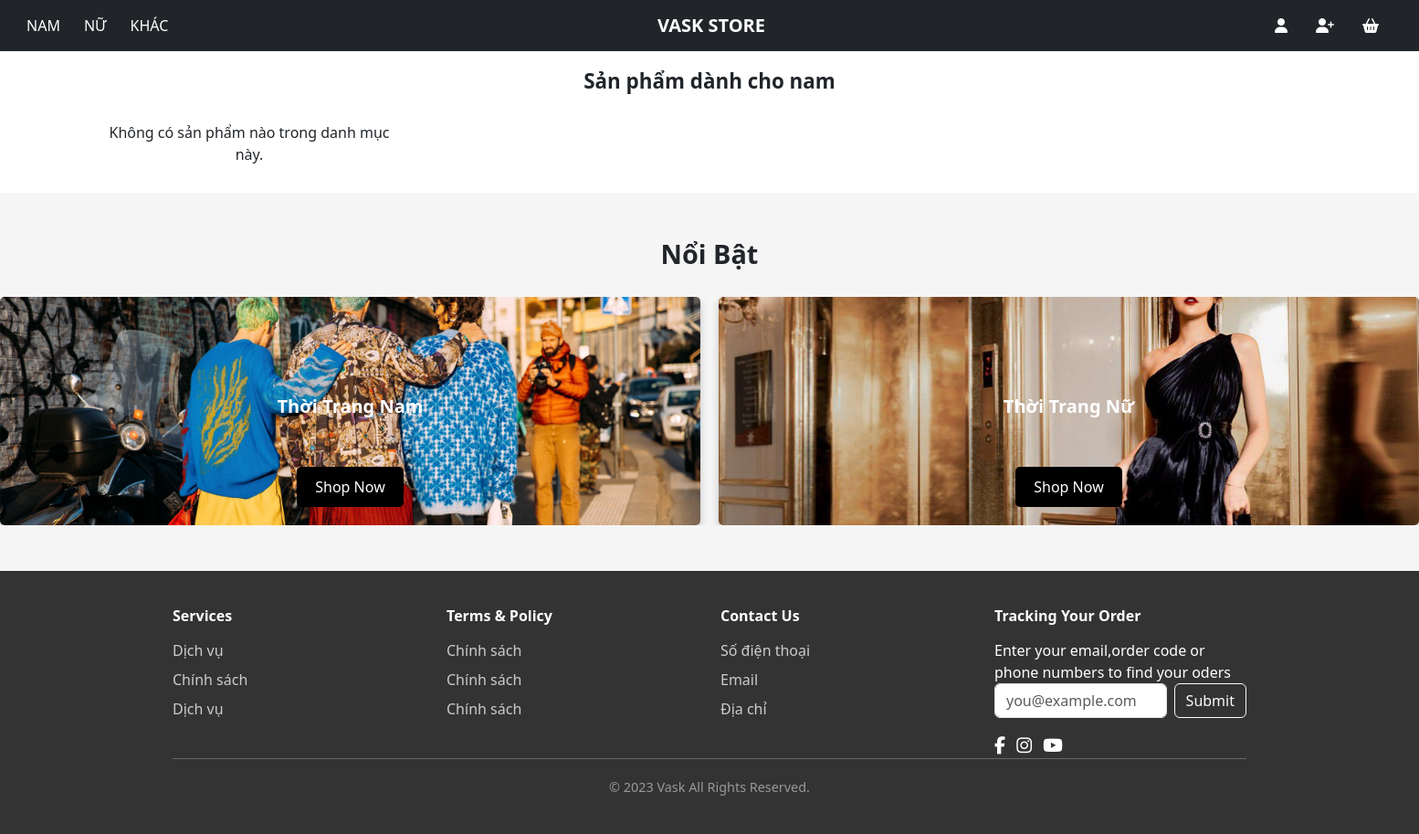
Page /index.php?act=nam on the earlier database version.
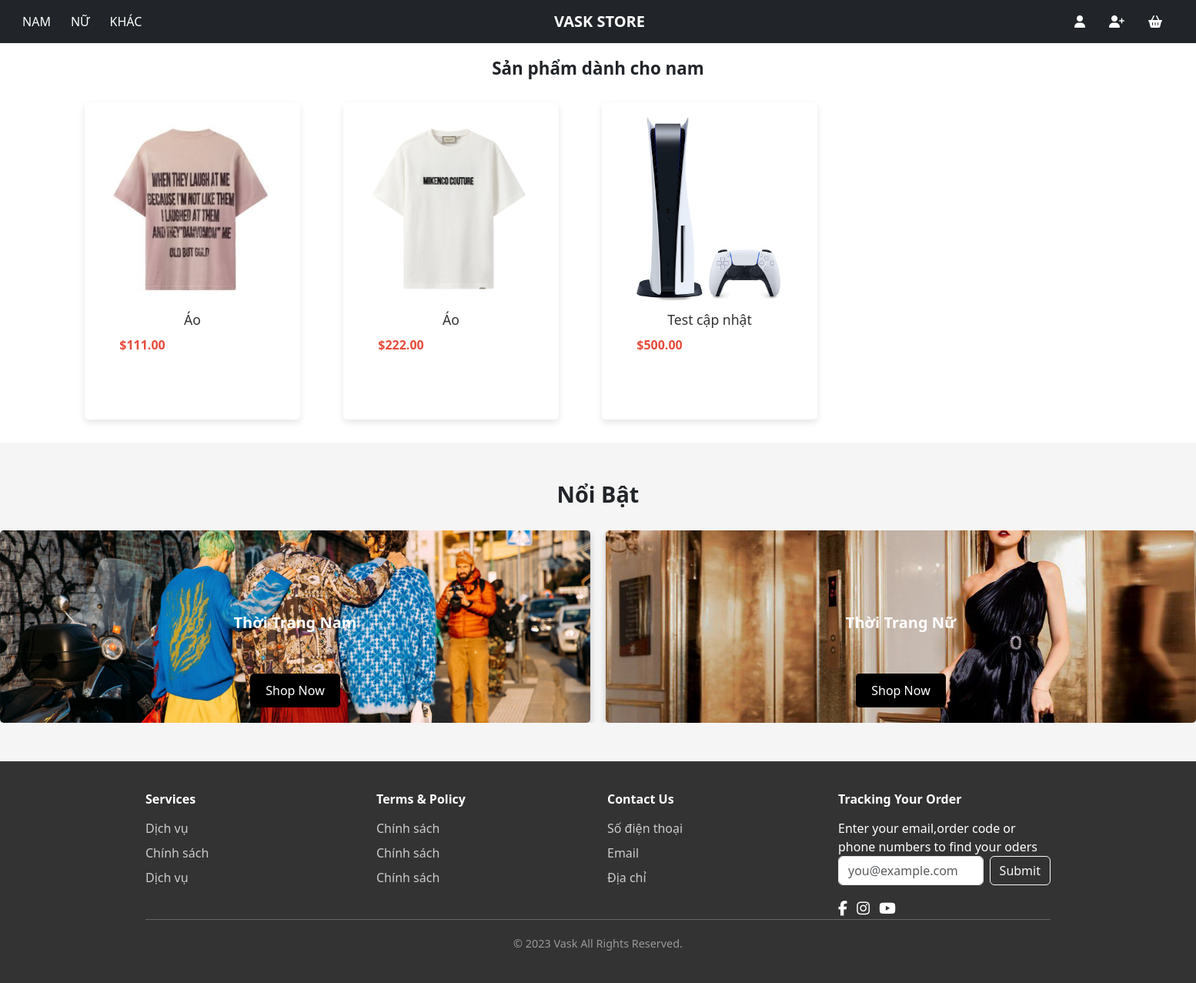
Same page on the later database version.
### tables this page shows
CREATE TABLE `san_pham` (
  `id_san_pham` int NOT NULL,
  `ten_san_pham` varchar(255) NOT NULL,
  `hinh` varchar(255) DEFAULT NULL,
  `mo_ta` varchar(255) DEFAULT NULL,
  `gia` varchar(255) NOT NULL,
  `id_danh_muc` int NOT NULL
);

### models/config.php (called while the page is built, shortened)
<?php
function pdo_get_connection(){
    $dburl = "mysql:host=localhost;dbname=duan;charset=utf8mb4";
    $username = 'root';
    $password = '';
    $conn = new PDO($dburl, $username, $password);
    $conn->setAttribute(PDO::ATTR_ERRMODE, PDO::ERRMODE_EXCEPTION);
    return $conn;
}
function pdo_query($sql){
    $sql_args = array_slice(func_get_args(), 1);
    try{
        $conn = pdo_get_connection();
        $stmt = $conn->prepare($sql);
        $stmt->execute($sql_args);
        $rows = $stmt->fetchAll();
        return $rows;
    }
    catch(PDOException $e){
        throw $e;
    }
    finally{
        unset($conn);
    }
}

### models/sanpham.php (called while the page is built, shortened)
<?php
function loadall_san_pham($kyw="", $id_danh_muc=0){
    $sql = "SELECT * FROM san_pham WHERE 1";
    if($id_danh_muc > 0) {
        $sql .= " AND id_danh_muc = '$id_danh_muc'";
    }
    $sql .= " ORDER BY id_san_pham DESC";
    $listsan_pham = pdo_query($sql);
    return $listsan_pham;
}
?>

### views/nam.php (the view)
<main>
    <section class="related-products">
        <h2>Sản phẩm dành cho nam</h2>
        <div class="product-grid">
            <?php
                include 'models/sanpham.php';
                $img_path = "images/";
                $id_danh_muc = 1;
                $products = loadall_san_pham("", $id_danh_muc);
                if (!empty($products)) {
                    foreach ($products as $product) {
                        extract($product);
                        $hinh_full_path = $img_path . $hinh;
                        $linksp = "index.php?act=chitietsp&id_san_pham=" . $id_san_pham;
                        echo '
                            <div class="product-item">
                                <img src="' . $hinh_full_path . '" alt="' . htmlspecialchars($ten_san_pham) . '">
                                <h3><a href="' . $linksp . '">' . htmlspecialchars($ten_san_pham) . '</a></h3>
                                <p class="price">$' . number_format($gia, 2) . '</p>
                            </div>
                        ';
                    }
                } else {
                    echo "<p>Không có sản phẩm nào trong danh mục này.</p>";
                }
            ?>
        </div>
    </section>
    <section class="new-arrival">
        <h2>Nổi Bật</h2>
        <div class="collections">
            <div class="collection-item man">
                <h3>Thời Trang Nam</h3>
                <button><a href="index.php?act=nam">Shop Now</a></button>
            </div>
            <div class="collection-item woman">
                <h3>Thời Trang Nữ</h3>
                <button><a href="index.php?act=nu">Shop Now</a></button>
            </div>
        </div>
    </section>
</main>

### views/header.php (shortened to what this page needs)
<!DOCTYPE html>
<html lang="en">
<head>
    <link rel="stylesheet" href="path/to/font-awesome/css/font-awesome.min.css">
    <link rel="stylesheet" href="https://cdnjs.cloudflare.com/ajax/libs/font-awesome/6.0.0-beta3/css/all.min.css">
    <link href="https://cdn.jsdelivr.net/npm/bootstrap@5.3.0-alpha1/dist/css/bootstrap.min.css" rel="stylesheet">
    <link href="https://cdn.jsdelivr.net/npm/bootstrap@5.3.3/dist/css/bootstrap.min.css" rel="stylesheet">
    <link href="https://cdn.jsdelivr.net/npm/tailwindcss@2.2.19/dist/tailwind.min.css" rel="stylesheet">
    <link rel="stylesheet" href="views/css/style.css">
    <link rel="stylesheet" href="views/css/htsp.css">
</head>
<body>
<nav class="navbar navbar-expand-lg navbar-dark bg-dark">
    <div class="container">
        <div class="collapse navbar-collapse" id="navbarNav">
            <ul class="navbar-nav me-auto">
                <li class="nav-item">
                    <a class="nav-link" href="index.php?act=nam">NAM</a>
                </li>
                <li class="nav-item">
                    <a class="nav-link" href="index.php?act=nu">NỮ</a>
                </li>
                <li class="nav-item">
                    <a class="nav-link" href="index.php?act=top">KHÁC</a>
                </li>
            </ul>
            <a class="navbar-brand titleshop" href="index.php">VASK STORE</a>
            <ul class="navbar-nav">
                <?php if (isset($_SESSION['ten_dang_nhap'])): ?>
                    <?php extract($_SESSION['ten_dang_nhap']); ?>
                    <li class="nav-item">
                        <a class="nav-link">Xin chào, <span style="color: red; text-transform: uppercase; font-weight: bold;"><?= $ten_dang_nhap; ?></span></a>
                    </li>
                    <li class="nav-item">
                        <a class="nav-link" href="index.php?act=mybill"><i class="fas fa-receipt"></i> Đơn hàng</a>
                    </li>
                    <?php if ($role == 1): ?>
                        <li class="nav-item">
                            <a class="nav-link" href="admin/index.php"><i class="fas fa-user-shield"></i> Admin</a>
                        </li>
                    <?php endif; ?>
                    <li class="nav-item">
                        <a class="nav-link" href="index.php?act=thoat"><i class="fas fa-sign-out-alt"></i> Đăng xuất</a>
                    </li>
                <?php else: ?>
                    <li class="nav-item">
                        <a class="nav-link" href="index.php?act=dangnhap"><i class="fas fa-user"></i></a>
                    </li>
                    <li class="nav-item">
                        <a class="nav-link" href="index.php?act=dangky"><i class="fas fa-user-plus"></i></a>
                    </li>
                <?php endif; ?>
                <li class="nav-item">
                    <a class="nav-link" href="#"><i class="fas fa-shopping-basket"></i></a>
                </li>
            </ul>
        </div>
    </div>
</nav>

### index.php (shortened to what this page needs)
<?php
include "models/config.php";
include "views/header.php";
if (isset($_GET['act']) && $_GET['act'] != "") {
    $act = $_GET['act'];
    switch ($act) {
            case 'nam':
                include "views/nam.php";
                break;
    }
} else {
    include "views/home.php";
}
include "views/footer.php";
?>

### views/footer.php (shortened to what this page needs)
<footer class="footer">
    <div class="container">
        <div class="row">
            <div class="col-md-3">
                <h5>Services</h5>
                <ul class="list-unstyled">
                    <li><a href="#">Dịch vụ</a></li>
                    <li><a href="#">Chính sách</a></li>
                    <li><a href="#">Dịch vụ</a></li>
                </ul>
            </div>
            <div class="col-md-3">
                <h5>Terms & Policy</h5>
                <ul class="list-unstyled">
                    <li><a href="#">Chính sách</a></li>
                    <li><a href="#">Chính sách</a></li>
                    <li><a href="#">Chính sách</a></li>
                </ul>
            </div>
            <div class="col-md-3">
                <h5>Contact Us</h5>
                <ul class="list-unstyled">
                    <li><a href="#">Số điện thoại</a></li>
                    <li><a href="#">Email</a></li>
                    <li><a href="#">Địa chỉ</a></li>
                </ul>
            </div>
            <div class="col-md-3">
                <h5>Tracking Your Order</h5>
                <p>Enter your email,order code or phone numbers to find your oders</p>
                <form class="d-flex">
                    <input type="email" class="form-control me-2" placeholder="you@example.com">
                    <button class="btn btn-outline-light">Submit</button>
                </form>
                <div class="social-icons mt-3">
                    <a href="#" class="text-white me-2"><i class="fa fa-facebook"></i></a>
                    <a href="#" class="text-white me-2"><i class="fa fa-instagram"></i></a>
                    <a href="#" class="text-white"><i class="fa fa-youtube"></i></a>
                </div>
            </div>
        </div>
        <hr>
        <div class="text-center">
            <p>&copy; 2023 Vask All Rights Reserved.</p>
        </div>
    </div>
</footer>
</body>
</html>

### views/css/style.css (style rules this page uses)
.navbar-brand { font-weight: bold; font-size: 24px; margin-right: 50px; }
.navbar-nav .nav-link { color: white !important; }
.titleshop { font-size: 20px; font-weight: bold; margin-right: 550px; margin-left: 450px; }
.footer { background-color: #333; color: white; padding: 20px 0; }
.footer a { color: #ddd; text-decoration: none; }
.header, .flash-sales, .new-arrival { padding: 20px 0; }
.flash-sales h2, .new-arrival h2 { font-size: 20px; margin-bottom: 10px; }
.flash-sales .product-grid, .new-arrival .collections { display: flex; gap: 20px; overflow: auto; }
.collections { display: flex; flex-wrap: wrap; gap: 20px; }
.nav-item { display: inline-block; margin-right: 10px; }
.nav-link { color: #fff; text-decoration: none; }
.nav-link i { margin-right: 5px; }
.collections { display: flex; gap: 20px; }
.collection-item { position: relative; width: 300px; height: 200px; color: white; text-align: center; padding: 20px; background-size: cover; background-position: center; border-radius: 10px; display: flex; flex-direction: column; justify-content: center; align-items: center; box-shadow: 0 4px 8px rgba(0, 0, 0, 0.2); }
.collection-item h3 { margin-bottom: 10px; font-size: 20px; }
.collection-item button { padding: 10px 20px; background-color: rgba(255, 255, 255, 0.8); color: #333; border: none; border-radius: 5px; cursor: pointer; font-size: 16px; transition: background-color 0.3s ease; }
.collection-item.man { background-image: url('../../images/man.jpg'); }
.collection-item.woman { background-image: url('../../images/woman.jpg'); }

### views/css/htsp.css (style rules this page uses)
.related-products { text-align: center; padding: 20px ; }
.related-products h2 { font-size: 1.4em; font-weight: bold; margin-bottom: 20px; }
.product-grid { display: grid; grid-template-columns: repeat(4, 1fr); gap: 10px; padding: 10px 90px; }
.product-item { background-color: #fff; padding: 15px ; text-align: center; border-radius: 5px; box-shadow: 0px 4px 8px rgba(0, 0, 0, 0.1); transition: transform 0.4s; width: 280px; height: 412px; }
.product-item img { width: 247.47px; height:247px ; margin-bottom: 10px; border-radius: 0px; }
.product-item h3 { font-size: 1.1em; color: #333; }
.product-item .price { font-weight: bold; color: #e74c3c; margin-top: 10px; margin-right: 130px; }
.new-arrival { padding: 50px 0; background-color: #f5f5f5; text-align: center; }
.new-arrival h2 { font-size: 1.8em; font-weight: bold; margin-bottom: 30px; }
.collections { display: flex; gap: 20px; justify-content: center; }
.collection-item { flex: 1; background-size: cover; background-position: center; position: relative; height: 250px; border-radius: 5px; display: flex; align-items: center; justify-content: center; color: #fff; font-size: 1.2em; font-weight: bold; }
.collection-item button { position: absolute; bottom: 20px; padding: 10px 20px; border: none; background-color: #000; color: #fff; cursor: pointer; border-radius: 5px; }
.man { background-image: url('/images/mans-collection.jpg'); }
.woman { background-image: url('/images/womans-collection.jpg'); }
.footer { background-color: #333; color: #fff; padding: 40px 0; }
.footer .container { max-width: 1200px; margin: auto; }
.footer h5 { font-weight: bold; margin-bottom: 15px; }
.footer ul { list-style-type: none; }
.footer ul li { margin-bottom: 8px; }
.footer ul li a { color: #ccc; text-decoration: none; }
.footer .social-icons a { color: #ccc; font-size: 1.2em; margin-right: 15px; transition: color 0.3s; }
.footer .text-center p { margin-top: 20px; font-size: 0.9em; color: #999; }

Differences in the rows shown:
added san_pham: hinh (picture), ten_san_pham "Áo", gia "111.00"
added san_pham: hinh (picture), ten_san_pham "Áo", gia "222.00"
added san_pham: hinh (picture), ten_san_pham "Test cập nhật", gia "500.00"
Other differences:
text no longer shown: "Không có sản phẩm nào trong danh mục này."
